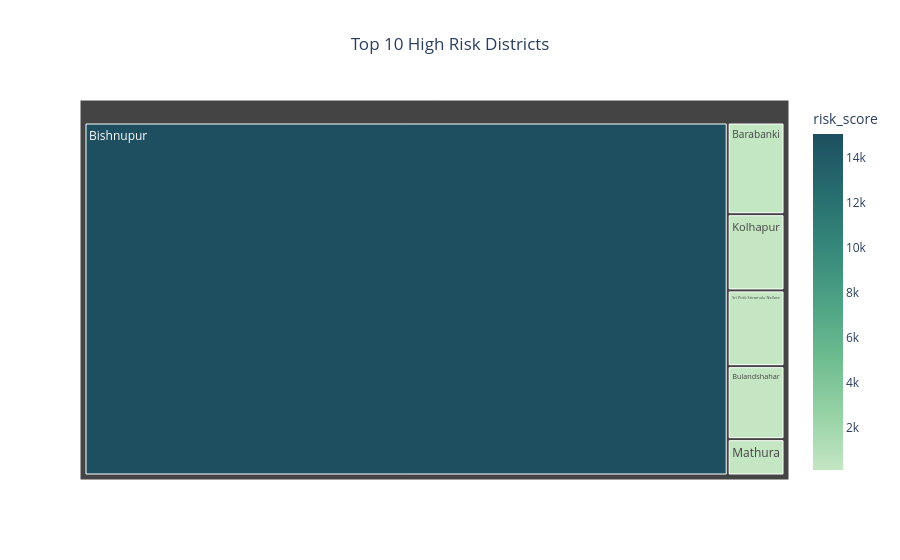

Here is the notebook cell this chart was saved with:
### Markdown cell above
### 📊 7 Top 10 High Risk Districts

- This chart highlights districts with the highest risk scores.

- It helps quickly identify critical regions that require 
immediate attention or intervention.

### Code cell
top_districts = df.sort_values('risk_score', ascending=False).head(10)

fig2 = px.treemap(
    top_districts,
    path=['district'],
    values='risk_score',
    color='risk_score',
    color_continuous_scale=px.colors.sequential.Blugrn,
    title='Top 10 High Risk Districts'
)

fig2.update_layout(title_x=0.5)
fig2.show()

### Figure 1 — Plotly figure (JSON) as saved in the notebook; plotly's stock layout.template omitted (floating-point values rounded to 4 significant figures)
{"data": [{"branchvalues": "total", "customdata": [[15050.0], [172.6], [143.4], [142.6], [137.4], [136.9]], "domain": {"x": [0, 1], "y": [0, 1]}, "hovertemplate": "labels=%{label}<br>risk_score_sum=%{value}<br>parent=%{parent}<br>id=%{id}<br>risk_score=%{color}<extra></extra>", "ids": ["Bishnupur", "Barabanki", "Kolhapur", "Sri Potti Sriramulu Nellore", "Bulandshahar", "Mathura"], "labels": ["Bishnupur", "Barabanki", "Kolhapur", "Sri Potti Sriramulu Nellore", "Bulandshahar", "Mathura"], "marker": {"coloraxis": "coloraxis", "colors": [15050.0, 172.6, 143.4, 142.6, 137.4, 136.9]}, "name": "", "parents": ["", "", "", "", "", ""], "type": "treemap", "values": [15050.0, 345.2, 286.9, 285.2, 274.8, 136.9]}], "layout": {"coloraxis": {"colorbar": {"title": {"text": "risk_score"}}, "colorscale": [[0, "rgb(196, 230, 195)"], [0.1667, "rgb(150, 210, 164)"], [0.3333, "rgb(109, 188, 144)"], [0.5, "rgb(77, 162, 132)"], [0.6667, "rgb(54, 135, 122)"], [0.8333, "rgb(38, 107, 110)"], [1, "rgb(29, 79, 96)"]]}, "legend": {"tracegroupgap": 0}, "title": {"text": "Top 10 High Risk Districts", "x": 0.5}}}
